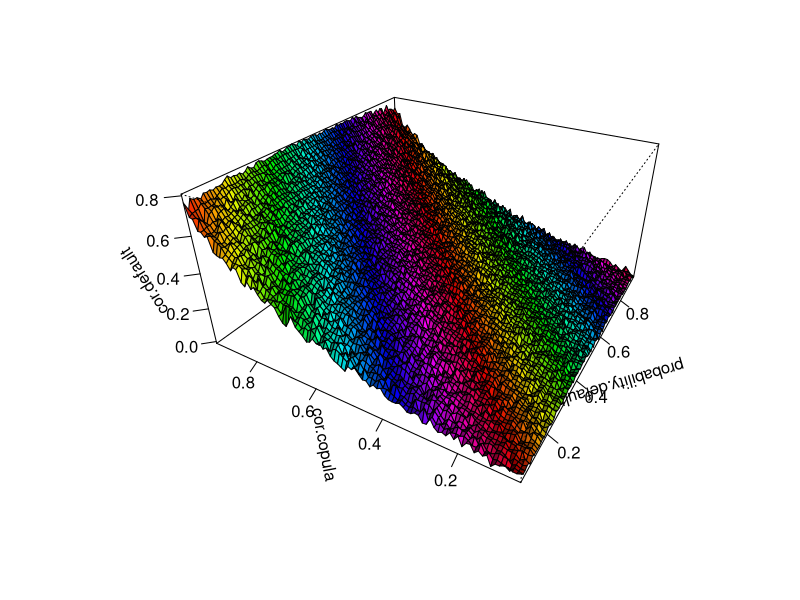

R code for this plot:
N   <- 10000
#デフォルト相関計算する関数
CorrelationOfDefault <- function(probability.default,cor.copula){
  #シングルファクターモデル用の共通ファクター
  common.factor <-  matrix(rep(rnorm(N),2),N)
  #構造型アプローチなので基準化された資産価値出す
  value.asset   <- sqrt(cor.copula) * common.factor + sqrt(1 - cor.copula) * matrix(rnorm(2*N),N)
  #倒産判定
  index.default <- ifelse(pnorm(value.asset) < probability.default,1,0)
  return(cor(index.default)[1,2])
}
#デフォルト確率と資産相関（アセット相関）
probability.default <- seq(0.05,0.95,0.01)
cor.copula          <- seq(0.05,0.95,0.01)
#outerで回すためのラッパー関数
wrapper <- function(x, y, my.fun, ...) {
  sapply(seq(along = x), FUN = function(i)my.fun(x[i], y[i], ...))
}
#各デフォルト確率・資産相関に対してデフォルト相関を計算
cor.default <- outer(probability.default, cor.copula,FUN=wrapper,my.fun=CorrelationOfDefault)
#描画
persp(probability.default, cor.copula, cor.default, theta = -60, phi = 30,ltheta = -30,
      expand = 0.5, col = rainbow(length(probability.default)),shade = 1, ticktype = "detailed",)   
